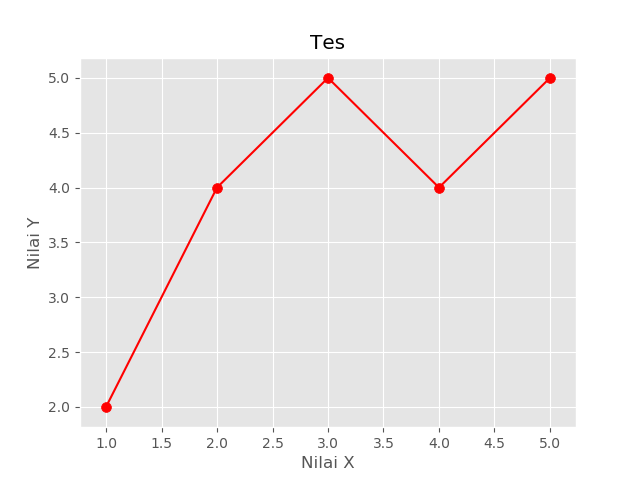

This figure's Python source:
# pip install sklearn

import pandas as pd
import numpy as np
import matplotlib.pyplot as plt
plt.style.use('ggplot')

# ================================
# create dataframe

x = np.array([1, 2, 3, 4, 5])
y = np.array([2, 4, 5, 4, 5])
df = pd.DataFrame({
    'x': x,
    'y': y
})
print(df)

# ================================
# plot dataframe

plt.plot(df['x'], df['y'], 'r-')
plt.scatter(df['x'], df['y'], color='r', marker='o', s=50)

plt.xlabel('Nilai X')
plt.ylabel('Nilai Y')
plt.title('Tes')
plt.show()
